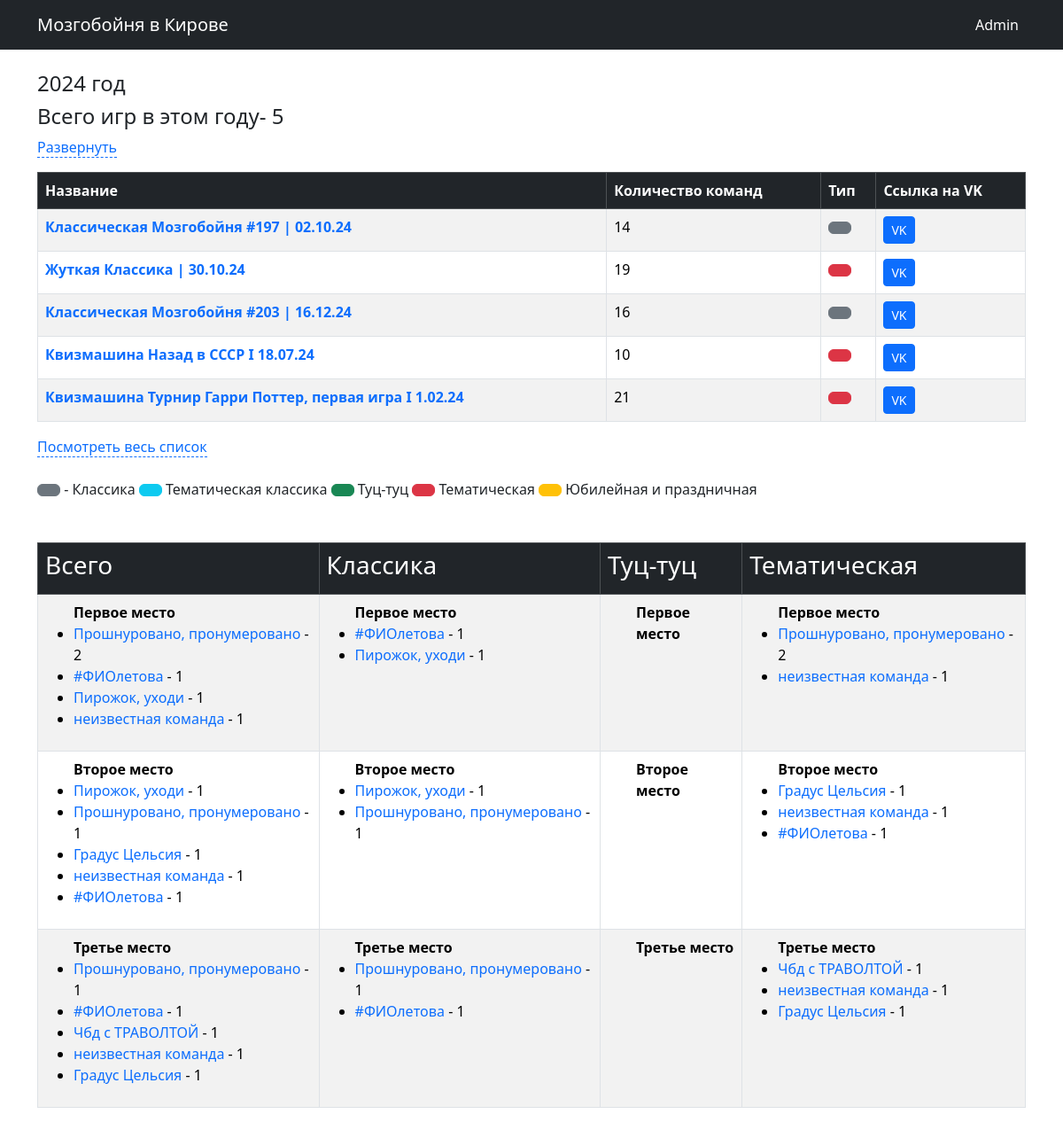
Page /kirovstat/year_stat/?year=2024 on the earlier database version.
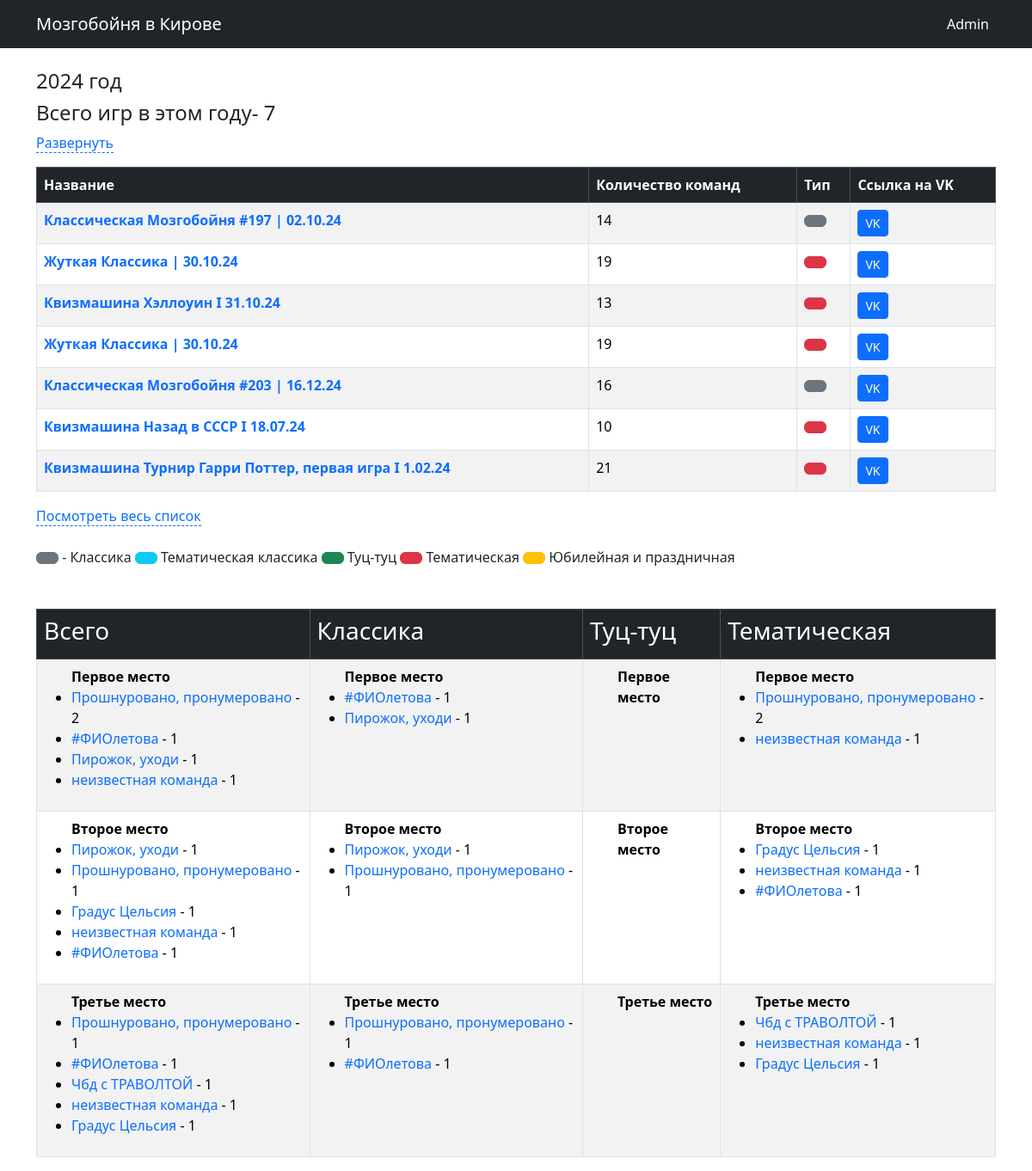
Same page on the later database version.
### kirovstat/models.py (models this page shows, shortened)
class games (models.Model):
    g_name = models.CharField(default="Название игры", max_length=100)
    g_type = models.ForeignKey(game_type,null=True, on_delete=models.SET_NULL)
    g_date = models.DateField(verbose_name='Дата игры')
    g_sets = models.IntegerField(verbose_name='Количесто туров',default=5)
    g_url = models.URLField(verbose_name='Ссылка на игра в ВК',default="https://vk.com/mzgb_kir", max_length=200)
    time_data = models.DateTimeField(auto_now=True,db_index=True, verbose_name='создано')
    g_teams = models.IntegerField(verbose_name='Количество команда',null=True, default = 1)
    class Meta:
       verbose_name_plural = 'Игра'
       verbose_name = 'Игры'
       ordering = ['-g_date']

class teams (models.Model):
    t_name = models.CharField(verbose_name='Название команды',max_length=50)
    t_aka = models.ForeignKey('self',blank=True,null=True,on_delete=models.SET_NULL)
    t_page = models.URLField(default='http://rudagames.ru')
    t_foto = models.CharField(verbose_name='Фото команды',default='.foto.jpg',max_length=50)
    time_data = models.DateTimeField(auto_now=True, db_index=True, verbose_name='создано')
    class Meta:
       verbose_name_plural = 'Команды'
       verbose_name = 'Команда'
       ordering = ['t_name']

### kirovstat/views.py (the view)
def year_stat(request):
    year = request.GET['year']
    s_data = year + '-01-01'
    f_data = year + '-12-31'
    g_count = get_games_count(s_data,f_data)
    game1 = get_games_all_in_range(s_data,f_data)
    t_data = get_all_teams()
    place_data_a_1=get_place(1,type1=[1,2,3,4,5],data_start = s_data, data_finish = f_data)
    place_data_a_2=get_place(2,type1=[1,2,3,4,5],data_start = s_data, data_finish = f_data)
    place_data_a_3=get_place(3,type1=[1,2,3,4,5],data_start = s_data, data_finish = f_data)
    place_data_cl_1=get_place(1,type1=[1,5],data_start = s_data, data_finish = f_data)
    place_data_cl_2=get_place(2,type1=[1,5],data_start = s_data, data_finish = f_data)
    place_data_cl_3=get_place(3,type1=[1,5],data_start = s_data, data_finish = f_data)
    place_data_tz_1=get_place(1,type1=[2],data_start = s_data, data_finish = f_data)
    place_data_tz_2=get_place(2,type1=[2],data_start = s_data, data_finish = f_data)
    place_data_tz_3=get_place(3,type1=[2],data_start = s_data, data_finish = f_data)
    place_data_tem_1=get_place(1,type1=[3],data_start = s_data, data_finish = f_data)
    place_data_tem_2=get_place(2,type1=[3],data_start = s_data, data_finish = f_data)
    place_data_tem_3=get_place(3,type1=[3],data_start = s_data, data_finish = f_data)
    context = {'game1': game1, 'g_count' : g_count, 't_data' : t_data, 'year' : year, \
               'place_data_a_1' : place_data_a_1, 'place_data_a_2' : place_data_a_2,'place_data_a_3' : place_data_a_3,\
               'place_data_cl_1' : place_data_cl_1, 'place_data_cl_2' : place_data_cl_2,'place_data_cl_3' : place_data_cl_3,\
               'place_data_tz_1' : place_data_tz_1, 'place_data_tz_2' : place_data_tz_2,'place_data_tz_3' : place_data_tz_3,\
               'place_data_tem_1' : place_data_tem_1, 'place_data_tem_2' : place_data_tem_2,'place_data_tem_3' : place_data_tem_3 }
    return render(request, 'year_stat.html', context)

### kirovstat/defs_1.py (called while the page is built)
def get_games_all_in_range(d_s , d_f):
    d1 = date.fromisoformat(d_s)
    d2 = date.fromisoformat(d_f)
    games1  = games.objects.filter(g_date__gte=d1, g_date__lte=d2)
    return(games1)

def get_games_count(d_s , d_f):
    d1 = date.fromisoformat(d_s)
    d2 = date.fromisoformat(d_f)
    g_count  = games.objects.filter(g_date__gte=d1, g_date__lte=d2).count
    return(g_count)

def get_games_in_range(d_s , d_f):
    d1 = date.fromisoformat(d_s)
    d2 = date.fromisoformat(d_f)
    games1  = games.objects.filter(g_date__gte=d1, g_date__lte=d2)
    games_is_range=[]
    for t in games1:
        games_is_range.append(t.id)
    return(games_is_range)

def get_all_teams():
    t_names = teams.objects.all()
    return(t_names)

### kirovstat/templates/year_stat.html (shortened to what the changed rows need)
{% extends "base.html" %}
{% block content %}
{% load static %}
<br>
<h4>{{ year }} год </h4>
<h4>Всего игр в этом году- {{ g_count }} </h4>
<div class="wrap-expand-table"><a href="#close">Свернуть</a><a href="#click-expand1">Развернуть</a>
<table class = 'table mt-3 table-bordered table-hover table-striped' >
    <thead class="table-dark">
        <tr>
            <th scope="col">Название</th>
            <th scope="col">Количество команд</th>
            <th scope="col">Тип</th>
            <th scope="col">Ссылка на VK</th>
        </tr>
    </thead>
    <tbody>
      {% for game in game1 %}
        <tr>
         <td class="text-left" ><a href=/kirovstat/game_info/?game_id={{game.id}} ><b>{{game.g_name}} </b></a></td>
         <td> {{game.g_teams}} </td>
         {%if game.g_type_id == 2 %}
            <td> <button type="button" class="btn btn-success"> </button> </td>
         {%elif game.g_type_id == 3 %}
            <td> <button type="button" class="btn btn-danger"> </button> </td>
         {%elif game.g_type_id == 4 %}
            <td> <button type="button" class="btn btn-warning"> </button>   </td>
         {%elif game.g_type_id == 5 %}
            <td> <button type="button" class="btn btn-info"> </button>   </td>
         {%else%}
            <td > <button type="button" class="btn btn-secondary"></button></td>
         {%endif%}
         <td><a class="btn btn-primary btn-sm" href={{game.g_url}} target="_blank" role="button"> VK </a></td>
        </tr>
      {% endfor %}
    </tbody>
</table>
<a href="#close">Cвернуть</a><a href="#click-expand1">Посмотреть весь список</a><br><br>
<button type="button" class="btn btn-secondary"></button> - Класcика
<button type="button" class="btn btn-info"> </button> Тематическая классика
<button type="button" class="btn btn-success"> </button> Туц-туц
<button type="button" class="btn btn-danger"> </button> Тематическая
<button type="button" class="btn btn-warning"> </button> Юбилейная и праздничная
<br>
<table class = 'table mt-5 table-bordered table-hover table-striped' >
   <thead class="table-dark">
       <tr>
           <th scope="col"><h3>Всего</h3></th>
           <th scope="col"><h3>Классика</h3></th>
           <th scope="col"><h3>Туц-туц</h3></th>
           <th scope="col"><h3>Тематическая</h3></th>
       </tr>
   </thead>
   <tbody>
   <tr>
      <td>
      <ul><b>Первое место </b><br>
      {% for key,values in place_data_a_1.items %}
         <li>
         <a href=/kirovstat/team_info/?team_id={{key}}&year={{year}}  >{{values.1}} </a>-  {{values.0}}  <br>
         </li>
      {%endfor%}
      </ul>
      </td>
      <td>
      <ul><b>Первое место </b><br>
      {% for key,values in place_data_cl_1.items %}
      <li>
         <a href=/kirovstat/team_info/?team_id={{key}}&year={{year}} >{{values.1}} </a>-  {{values.0}}  <br>
      </li>
      {%endfor%}
      </ul>
      </td>
      <td>
      <ul><b>Первое место </b><br>
      {% for key,values in place_data_tem_1.items %}
      <li>
         <a href=/kirovstat/team_info/?team_id={{key}}&year={{year}} >{{values.1}} </a>-  {{values.0}}  <br>
      </li>
      {%endfor%}
      </ul>
      </td>
   </tr>
   <tr>
      <td>
      <ul><b>Второе место </b><br>
      {% for key,values in place_data_a_2.items %}
      <li>
         <a href=/kirovstat/team_info/?team_id={{key}}&year={{year}} >{{values.1}} </a>-  {{values.0}}  <br>
      </li>
      {%endfor%}
      </ul></td>
      <td>
      <ul><b>Второе место </b><br>
      {% for key,values in place_data_cl_2.items %}
      <li>
         <a href=/kirovstat/team_info/?team_id={{key}}&year={{year}} >{{values.1}} </a>-  {{values.0}}  <br>
      </li>
      {%endfor%}
      </ul></td>
      <td>
      <ul><b>Второе место </b><br>
      {% for key,values in place_data_tem_2.items %}
      <li>
         <a href=/kirovstat/team_info/?team_id={{key}}&year={{year}} >{{values.1}} </a>-  {{values.0}}  <br>
      </li>
      {%endfor%}
      </ul></td>
   </tr>
   <tr>
      <td>
      <ul><b>Третье место </b><br>
      {% for key,values in place_data_a_3.items %}
      <li>
         <a href=/kirovstat/team_info/?team_id={{key}}&year={{year}} >{{values.1}} </a>-  {{values.0}}  <br>
      </li>
      {%endfor%}
      </ul></td>
      <td>
      <ul><b>Третье место </b><br>
      {% for key,values in place_data_cl_3.items %}
      <li>
         <a href=/kirovstat/team_info/?team_id={{key}}&year={{year}} >{{values.1}} </a>-  {{values.0}}  <br>
      </li>
      {%endfor%}
      </ul></td>
      <td>
      <ul><b>Третье место </b><br>
      {% for key,values in place_data_tem_3.items %}
      <li>
         <a href=/kirovstat/team_info/?team_id={{key}}&year={{year}} >{{values.1}} </a>-  {{values.0}}  <br>
      </li>
      {%endfor%}
      </ul></td>
   </tr>
{% endblock %}

Differences in the rows shown:
added games: g_name "Жуткая Классика | 30.10.24", g_teams "19"
added games: g_name "Квизмашина Хэллоуин I 31.10.24", g_teams "13"
Other differences:
{{ g_count }}: "5" → "7"
